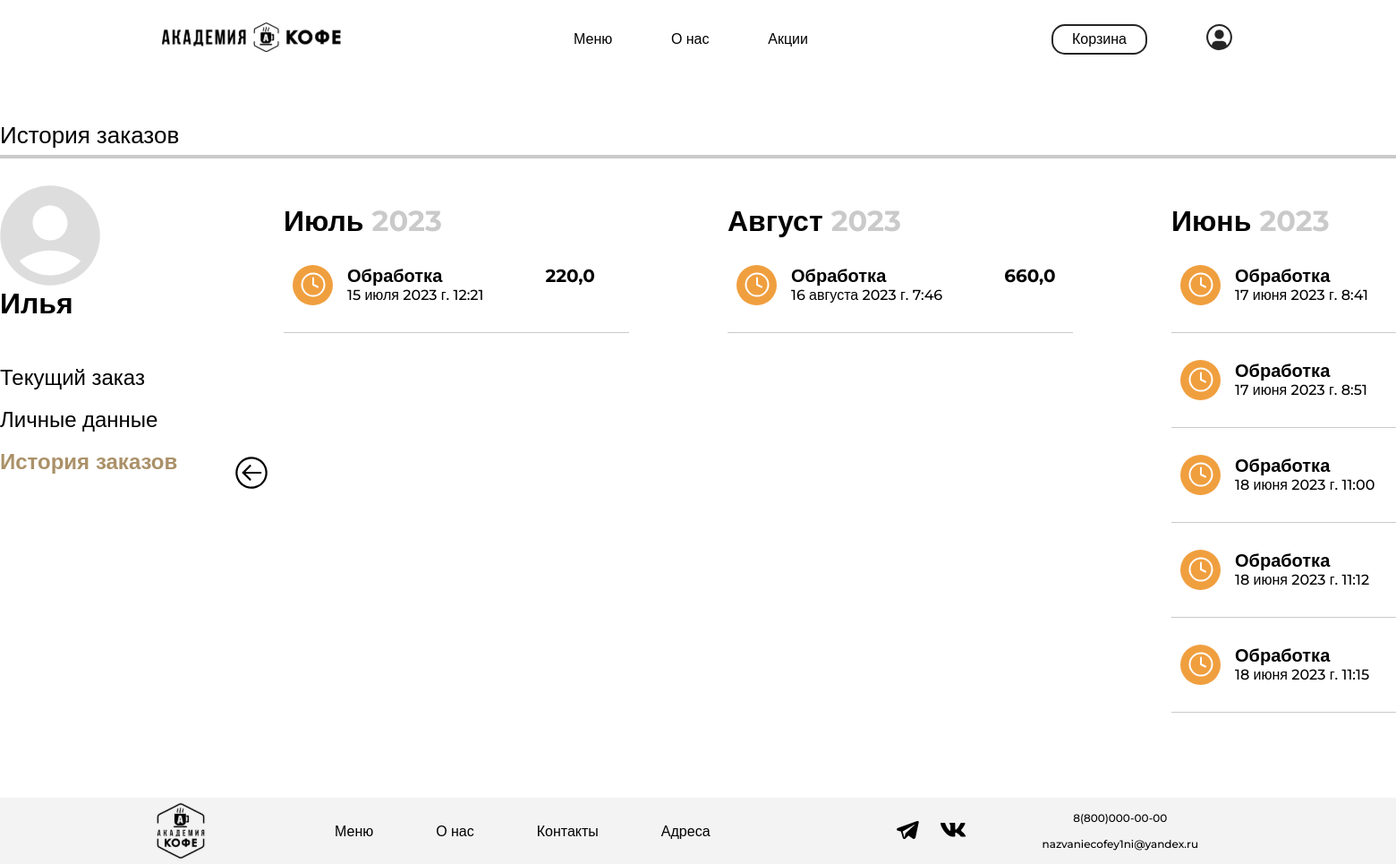
/history/ (signed in), run on an earlier commit of the app's database.
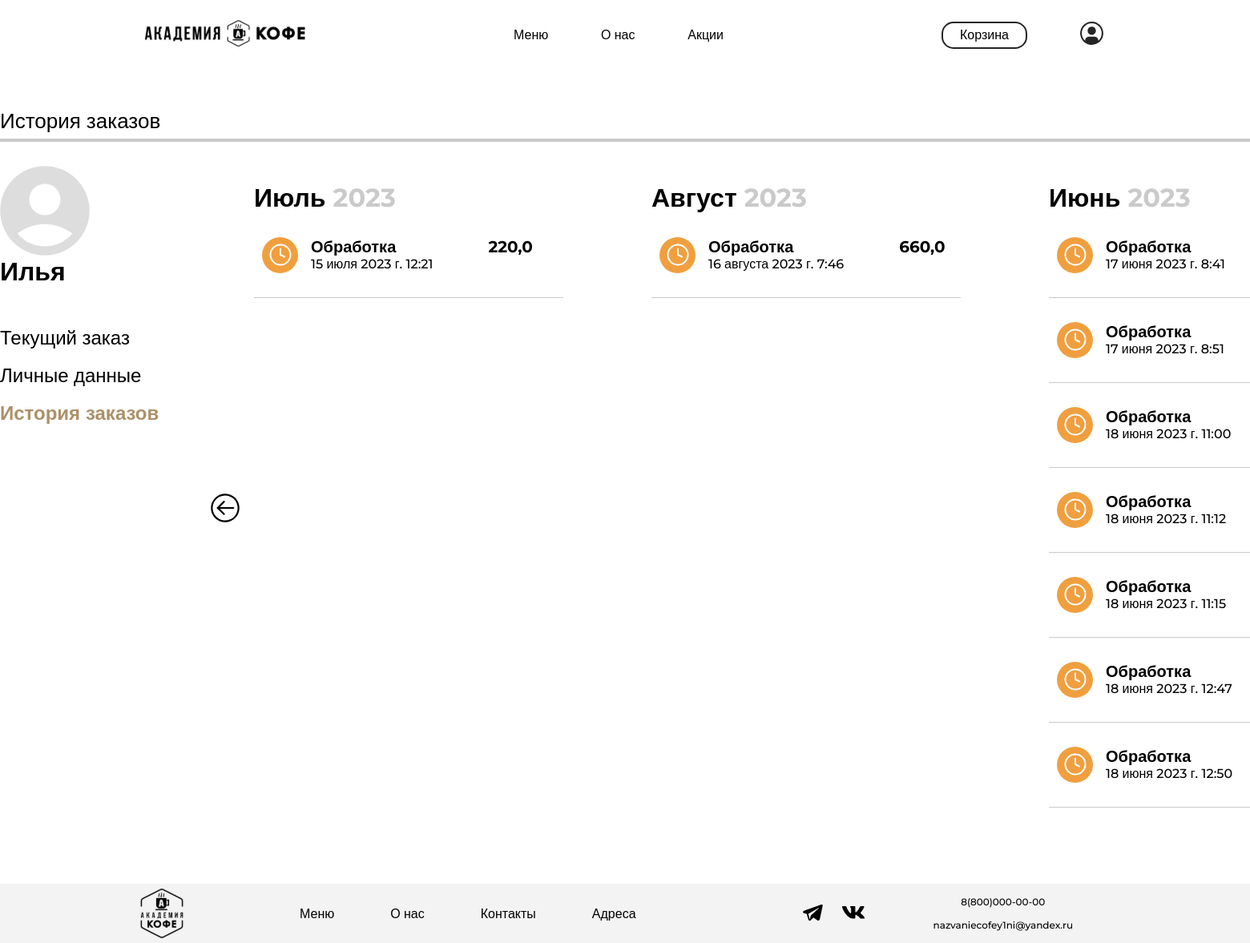
And on a later commit of the database.
### academyCoffee/models.py (models this page shows, shortened)
class Order(models.Model):
    CREATED = 0
    COOKING = 1
    PREPARED = 2
    DELIVERED = 3
    STATUSES = (
        (CREATED, 'Обработка'),
        (COOKING, 'Готовим'),
        (PREPARED, 'Можно забирать'),
        (DELIVERED, 'Доставлен'),
    )
    basket_history = models.JSONField(default=dict)
    created = models.DateTimeField(default=timezone.now)
    user = models.ForeignKey(to=User, on_delete=models.CASCADE)
    status = models.SmallIntegerField(default=CREATED, choices=STATUSES)
    serving = models.CharField('Сервировка', max_length=50)
    address = models.CharField('Адрес', max_length=100)
    payment_method = models.CharField('Способ оплаты', max_length=20)

### academyCoffee/views.py (the view)
# urls.py: path('history/', views.OrderListView.as_view(), name='orderhistory'),
class OrderListView(TitleMixin, ListView):
    template_name = 'main/orderhistory.html'
    title = 'История заказов'
    dates = [12, 11, 10, 9, 8, 7, 6, 5, 4, 3, 2, 1]
    queryset = Order.objects.all()
    def get_queryset(self):
        queryset = super(OrderListView, self).get_queryset()
        queryset = Order.objects.filter(user=self.request.user)
        return queryset
    def get_context_data(self, **kwargs):
        context = super(OrderListView, self).get_context_data()
        context['dates'] = self.dates
        context['orderdates'] = Order.objects.filter(user=self.request.user).annotate(
            month=TruncMonth('created')).values('month').distinct().reverse()
        return context

### academyCoffee/common/views.py (called while the page is built)
    def get_context_data(self, **kwargs):
        context = super(TitleMixin, self).get_context_data(**kwargs)
        context['title'] = self.title
        return context

### academyCoffee/templates/main/orderhistory.html (shortened to what the changed rows need)
{% extends 'main/base.html' %}
{% load static %}
{% block style %}
    <link rel="stylesheet" href="{% static 'orderhistory/css/style.css' %}">
{% endblock %}
{% block content %}
    <main>
        <div class="up-line-container">
            <h2 class="personal-up-title">История заказов</h2>
        </div>
        <div class="main-container">
            <div class="order-history-left-container">
                <ul class="months-list">
                    {% for orderdate in orderdates %}
                        <li class="months-list-item">
                            {% if orderdate.month.month == 6 %}
                                <h3>
                                    Июнь <span class="low-opacity-text">{{ orderdate.month.year }}</span>
                                </h3>
                            {% endif %}
                            {% if orderdate.month.month == 7 %}
                                <h3>
                                    Июль <span class="low-opacity-text">{{ orderdate.month.year }}</span>
                                </h3>
                            {% endif %}
                            {% if orderdate.month.month == 8 %}
                                <h3>
                                    Август <span class="low-opacity-text">{{ orderdate.month.year }}</span>
                                </h3>
                            {% endif %}
                            <ul class="order-list">
                                {% for order in object_list %}
                                    {% if order.created.month == orderdate.month.month %}
                                        <li class="order-list-item waiting">
                                            <div class="order-list-item-container">
                                                <img class="status-image"
                                                        {% if order.status == 0 %}
                                                     src="{% static 'orderhistory/img/waiting.svg' %}"
                                                        {% elif order.status == 1 %}
                                                     src="{% static 'orderhistory/img/waiting.svg' %}"
                                                        {% elif order.status == 2 %}
                                                     src="{% static 'orderhistory/img/waiting.svg' %}"
                                                        {% elif order.status == 3 %}
                                                     src="{% static 'orderhistory/img/done.svg' %}"
                                                        {% endif %}>
                                                <div class=" order-list-item-middle-container">
                                                    <p class="status-text">{{ order.get_status_display }}</p>
                                                    <p class="order-date">{{ order.created }}</p>
                                                </div>
                                                <p class="total-price">{{ order.basket_history.total_sum }}</p>
                                            </div>
                                            <div class="order-list-line"></div>
                                        </li>
                                    {% endif %}
                                {% endfor %}
                            </ul>
                        </li>
                    {% endfor %}
                </ul>
            </div>
        </div>
    </main>
{% endblock %}

What changed in the data, as far as the page shows it:
added Order: status "Обработка", created "18 июня 2023 г. 12:47", shown under "2023"
added Order: status "Обработка", created "18 июня 2023 г. 12:50", shown under "2023"
